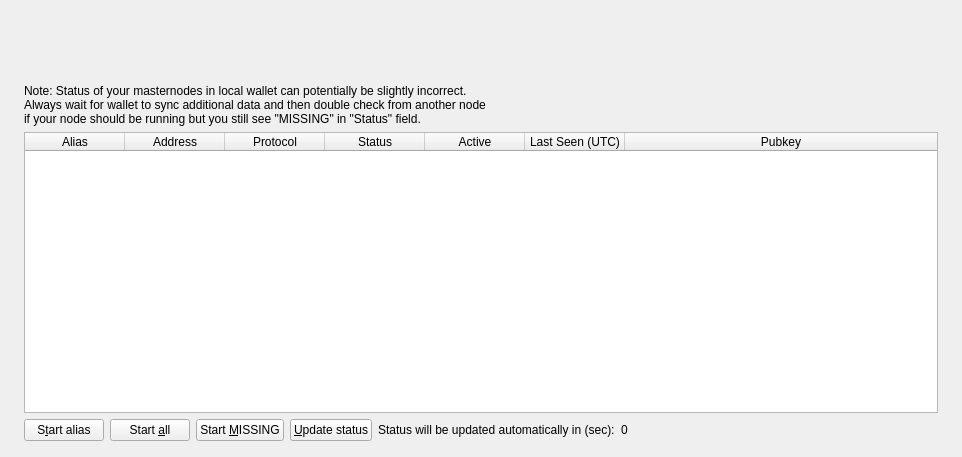
<?xml version="1.0" encoding="UTF-8"?>
<ui version="4.0">
 <class>MasternodeList</class>
 <widget class="QWidget" name="MasternodeList">
  <property name="geometry">
   <rect>
    <x>0</x>
    <y>0</y>
    <width>962</width>
    <height>457</height>
   </rect>
  </property>
  <property name="windowTitle">
   <string>Form</string>
  </property>
  <layout class="QVBoxLayout" name="topLayout" stretch="0">
   <property name="leftMargin">
    <number>9</number>
   </property>
   <property name="topMargin">
    <number>9</number>
   </property>
   <property name="rightMargin">
    <number>9</number>
   </property>
   <property name="bottomMargin">
    <number>9</number>
   </property>
   <item>
    <layout class="QVBoxLayout" name="verticalLayout_Master" stretch="0,1">
     <property name="spacing">
      <number>0</number>
     </property>
     <item>
      <widget class="QFrame" name="frame_Header">
       <layout class="QVBoxLayout" name="verticalLayout_4">
        <property name="leftMargin">
         <number>0</number>
        </property>
        <property name="topMargin">
         <number>0</number>
        </property>
        <property name="rightMargin">
         <number>0</number>
        </property>
        <property name="bottomMargin">
         <number>0</number>
        </property>
        <item>
         <layout class="QHBoxLayout" name="horizontalLayout_Header" stretch="1,0">
          <item>
           <spacer name="horizontalSpacer">
            <property name="orientation">
             <enum>Qt::Horizontal</enum>
            </property>
            <property name="sizeHint" stdset="0">
             <size>
              <width>40</width>
              <height>20</height>
             </size>
            </property>
           </spacer>
          </item>
          <item>
           <widget class="QLabel" name="labelOverviewHeaderRight">
            <property name="minimumSize">
             <size>
              <width>464</width>
              <height>60</height>
             </size>
            </property>
            <property name="maximumSize">
             <size>
              <width>16777215</width>
              <height>60</height>
             </size>
            </property>
            <property name="font">
             <font>
              <pointsize>14</pointsize>
             </font>
            </property>
            <property name="text">
             <string/>
            </property>
            <property name="alignment">
             <set>Qt::AlignRight|Qt::AlignTrailing|Qt::AlignVCenter</set>
            </property>
           </widget>
          </item>
         </layout>
        </item>
       </layout>
      </widget>
     </item>
     <item>
      <widget class="QFrame" name="frame_BG">
       <layout class="QVBoxLayout" name="verticalLayout_3">
        <property name="leftMargin">
         <number>6</number>
        </property>
        <property name="topMargin">
         <number>6</number>
        </property>
        <property name="rightMargin">
         <number>6</number>
        </property>
        <property name="bottomMargin">
         <number>6</number>
        </property>
        <item>
         <widget class="QFrame" name="frame_Content">
          <layout class="QVBoxLayout" name="verticalLayout">
           <property name="spacing">
            <number>0</number>
           </property>
           <property name="leftMargin">
            <number>0</number>
           </property>
           <property name="topMargin">
            <number>0</number>
           </property>
           <property name="rightMargin">
            <number>0</number>
           </property>
           <property name="bottomMargin">
            <number>0</number>
           </property>
           <item>
            <layout class="QGridLayout" name="gridLayout_2">
             <property name="spacing">
              <number>2</number>
             </property>
             <item row="0" column="0">
              <widget class="QFrame" name="frameList">
               <layout class="QVBoxLayout" name="verticalLayout_2">
                <property name="bottomMargin">
                 <number>1</number>
                </property>
                <item>
                 <layout class="QHBoxLayout" name="horizontalLayout_note">
                  <property name="bottomMargin">
                   <number>0</number>
                  </property>
                  <item>
                   <widget class="QLabel" name="updateNote">
                    <property name="text">
                     <string>Note: Status of your masternodes in local wallet can potentially be slightly incorrect.&lt;br /&gt;Always wait for wallet to sync additional data and then double check from another node&lt;br /&gt;if your node should be running but you still see &quot;MISSING&quot; in &quot;Status&quot; field.</string>
                    </property>
                   </widget>
                  </item>
                 </layout>
                </item>
                <item>
                 <widget class="QTableWidget" name="tableWidgetMyMasternodes">
                  <property name="minimumSize">
                   <size>
                    <width>695</width>
                    <height>0</height>
                   </size>
                  </property>
                  <property name="palette">
                   <palette>
                    <active>
                     <colorrole role="Text">
                      <brush brushstyle="SolidPattern">
                       <color alpha="255">
                        <red>51</red>
                        <green>51</green>
                        <blue>51</blue>
                       </color>
                      </brush>
                     </colorrole>
                    </active>
                    <inactive>
                     <colorrole role="Text">
                      <brush brushstyle="SolidPattern">
                       <color alpha="255">
                        <red>51</red>
                        <green>51</green>
                        <blue>51</blue>
                       </color>
                      </brush>
                     </colorrole>
                    </inactive>
                    <disabled>
                     <colorrole role="Text">
                      <brush brushstyle="SolidPattern">
                       <color alpha="255">
                        <red>85</red>
                        <green>85</green>
                        <blue>85</blue>
                       </color>
                      </brush>
                     </colorrole>
                    </disabled>
                   </palette>
                  </property>
                  <property name="editTriggers">
                   <set>QAbstractItemView::NoEditTriggers</set>
                  </property>
                  <property name="alternatingRowColors">
                   <bool>true</bool>
                  </property>
                  <property name="selectionMode">
                   <enum>QAbstractItemView::SingleSelection</enum>
                  </property>
                  <property name="selectionBehavior">
                   <enum>QAbstractItemView::SelectRows</enum>
                  </property>
                  <property name="sortingEnabled">
                   <bool>true</bool>
                  </property>
                  <attribute name="horizontalHeaderStretchLastSection">
                   <bool>true</bool>
                  </attribute>
                  <column>
                   <property name="text">
                    <string>Alias</string>
                   </property>
                  </column>
                  <column>
                   <property name="text">
                    <string>Address</string>
                   </property>
                  </column>
                  <column>
                   <property name="text">
                    <string>Protocol</string>
                   </property>
                  </column>
                  <column>
                   <property name="text">
                    <string>Status</string>
                   </property>
                  </column>
                  <column>
                   <property name="text">
                    <string>Active</string>
                   </property>
                  </column>
                  <column>
                   <property name="text">
                    <string>Last Seen (UTC)</string>
                   </property>
                  </column>
                  <column>
                   <property name="text">
                    <string>Pubkey</string>
                   </property>
                  </column>
                 </widget>
                </item>
                <item>
                 <layout class="QHBoxLayout" name="horizontalLayout_5">
                  <property name="bottomMargin">
                   <number>0</number>
                  </property>
                  <item>
                   <widget class="QPushButton" name="startButton">
                    <property name="text">
                     <string>S&amp;tart alias</string>
                    </property>
                   </widget>
                  </item>
                  <item>
                   <widget class="QPushButton" name="startAllButton">
                    <property name="text">
                     <string>Start &amp;all</string>
                    </property>
                   </widget>
                  </item>
                  <item>
                   <widget class="QPushButton" name="startMissingButton">
                    <property name="text">
                     <string>Start &amp;MISSING</string>
                    </property>
                   </widget>
                  </item>
                  <item>
                   <widget class="QPushButton" name="UpdateButton">
                    <property name="text">
                     <string>&amp;Update status</string>
                    </property>
                   </widget>
                  </item>
                  <item>
                   <widget class="QLabel" name="autoupdate_label">
                    <property name="text">
                     <string>Status will be updated automatically in (sec):</string>
                    </property>
                   </widget>
                  </item>
                  <item>
                   <widget class="QLabel" name="secondsLabel">
                    <property name="text">
                     <string>0</string>
                    </property>
                   </widget>
                  </item>
                  <item>
                   <spacer name="horizontalSpacer_5">
                    <property name="orientation">
                     <enum>Qt::Horizontal</enum>
                    </property>
                    <property name="sizeHint" stdset="0">
                     <size>
                      <width>40</width>
                      <height>20</height>
                     </size>
                    </property>
                   </spacer>
                  </item>
                 </layout>
                </item>
               </layout>
              </widget>
             </item>
            </layout>
           </item>
          </layout>
         </widget>
        </item>
       </layout>
      </widget>
     </item>
    </layout>
   </item>
  </layout>
 </widget>
 <resources/>
 <connections/>
</ui>
